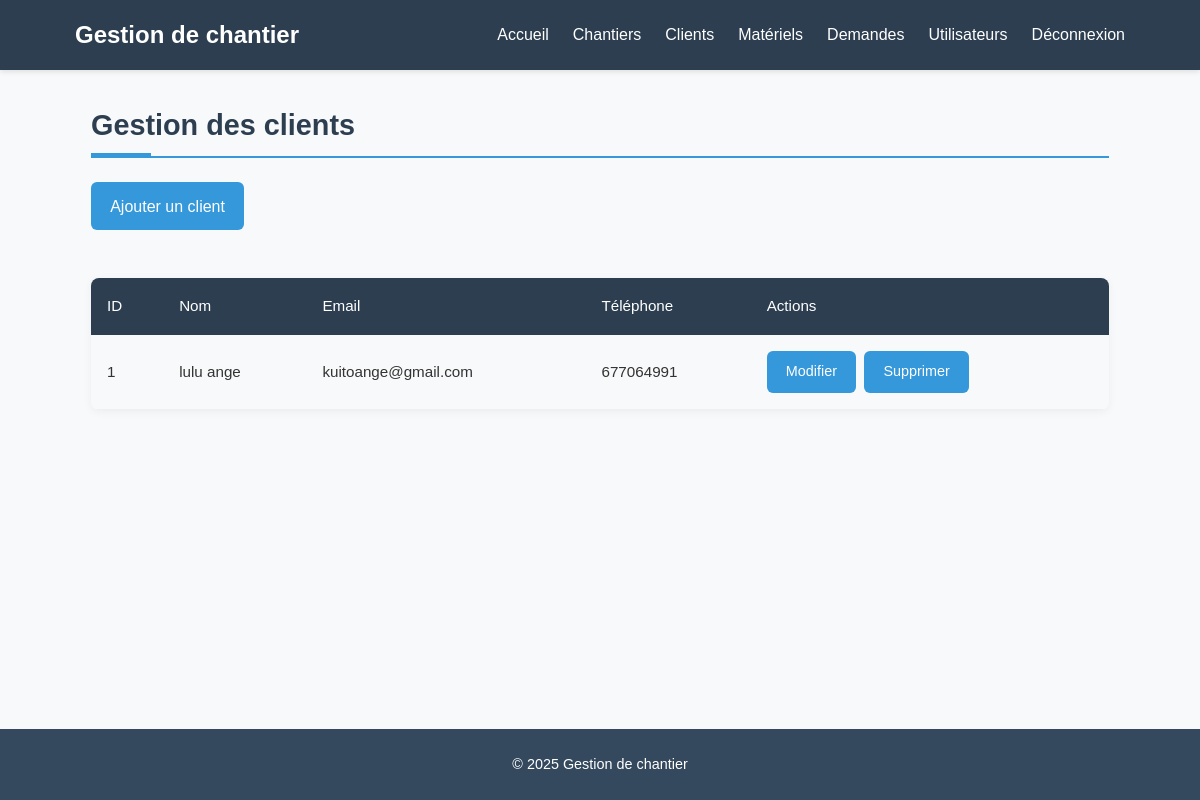
Screenshot of /pages/clients/liste.php (signed in) with the database file from the repository.
### tables this page shows
CREATE TABLE `clients` (
  `id` int(11) NOT NULL,
  `nom` varchar(100) NOT NULL,
  `email` varchar(100) DEFAULT NULL,
  `telephone` varchar(20) DEFAULT NULL,
  `adresse` text DEFAULT NULL
);

### pages/clients/liste.php (the view, shortened to what this page needs)
<?php
require_once '../../includes/config.php';
$stmt = $db->query("SELECT * FROM clients ORDER BY nom ASC");
$clients = $stmt->fetchAll();
require_once '../../includes/header.php';
?>
<link rel="stylesheet" href="../../assets/css/liste.css">
<link rel="stylesheet" href="../../assets/css/style.css">
<div class="user-management-container">
    <h2>Gestion des clients</h2>
    <a href="ajouter.php" class="add-user-btn">Ajouter un client</a>
    <div class="table-responsive">
        <table class="users-table">
            <thead>
                <tr>
                    <th>ID</th>
                    <th>Nom</th>
                    <th>Email</th>
                    <th>Téléphone</th>
                    <th>Actions</th>
                </tr>
            </thead>
            <tbody>
                <?php foreach ($clients as $client): ?>
                <tr>
                    <td><?= $client['id'] ?></td>
                    <td><?= htmlspecialchars($client['nom']) ?></td>
                    <td><?= htmlspecialchars($client['email']) ?></td>
                    <td><?= htmlspecialchars($client['telephone']) ?></td>
                    <td>
                        <div class="action-buttons">
                            <a href="modifier.php?id=<?= $client['id'] ?>" class="btn edit-btn">Modifier</a>
                            <a href="supprimer.php?id=<?= $client['id'] ?>" class="btn delete-btn" onclick="return confirm('Êtes-vous sûr ?')">Supprimer</a>
                        </div>
                    </td>
                </tr>
                <?php endforeach; ?>
            </tbody>
        </table>
    </div>
</div>
<?php require_once '../../includes/footer.php'; ?>

### assets/css/style.css (style rules this page uses)
* { margin: 0; padding: 0; box-sizing: border-box; }
body { font-family: 'Arial', sans-serif; line-height: 1.6; color: #333; background-color: #f8f9fa; display: flex; flex-direction: column; min-height: 100vh; }
.btn { display: inline-block; background: #3498db; color: white; padding: 0.6rem 1.2rem; border-radius: 6px; text-decoration: none; font-size: 0.9rem; transition: background 0.3s; }
h2 { color: #2c3e50; font-size: 1.8rem; margin-bottom: 1.5rem; padding-bottom: 0.5rem; position: relative; }
h2::after { content: ''; position: absolute; left: 0; bottom: 0; width: 60px; height: 3px; background: #3498db; }

### assets/css/liste.css (style rules this page uses)
.user-management-container { max-width: 1200px; margin: 2rem auto; padding: 0 1rem; }
.user-management-container h2 { color: #2c3e50; font-size: 1.8rem; margin-bottom: 1.5rem; padding-bottom: 0.5rem; border-bottom: 2px solid #3498db; }
.add-user-btn { display: inline-block; background-color: #3498db; color: white; padding: 0.7rem 1.2rem; border-radius: 6px; text-decoration: none; margin-bottom: 1.5rem; transition: all 0.2s ease; }
.table-responsive { overflow-x: auto; margin: 1.5rem 0; box-shadow: 0 2px 10px rgba(0, 0, 0, 0.05); border-radius: 8px; }
.users-table { width: 100%; border-collapse: collapse; font-size: 0.95rem; }
.users-table th { background-color: #2c3e50; color: white; padding: 1rem; text-align: left; font-weight: 500; }
.users-table td { padding: 1rem; border-bottom: 1px solid #f0f0f0; }
.action-buttons { display: flex; gap: 0.5rem; }
.btn { padding: 0.5rem 1rem; border-radius: 4px; font-size: 0.85rem; text-decoration: none; transition: all 0.2s ease; }
.edit-btn { background-color: #3498db; color: white; }
.delete-btn { background-color: #f44336; color: white; }

### rows the page displays
clients: id "1", nom "lulu ange", email "kuitoange@gmail.com", telephone "677064991"
